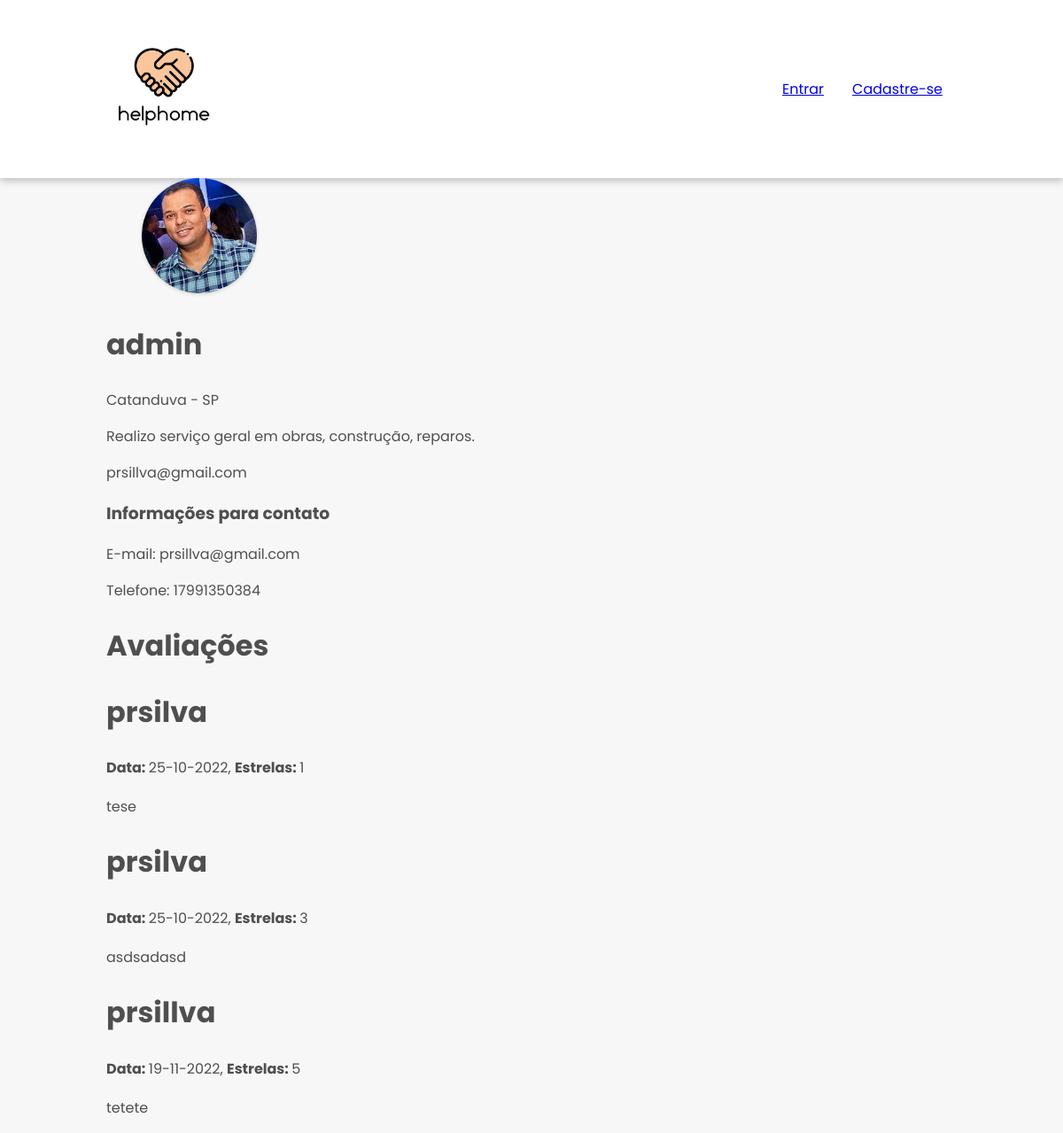
The app's page /profile/1 with its own data.
### core/models.py (models this page shows, shortened)
class Profile(models.Model):
    STATES = (('AC', 'Acre'), ('AL', 'Alagoas'), ('AP', 'Amapá'), ('AM', 'Amazonas'), ('BA', 'Bahia'),
              ('CE', 'Ceará'), ('ES', 'Espírito Santo'), ('GO', 'Goiás'), ('MA', 'Maranhão'),
              ('MT', 'Mato Grosso'), ('MS', 'Mato Grosso do Sul'), ('MG', 'Minas Gerais'),
              ('PA', 'Pará'), ('PB', 'Paraíba'), ('PR', 'Paraná'), ('PE', 'Pernambuco'), ('PI', 'Piauí'),
              ('RJ', 'Rio de Janeiro'), ('RN', 'Rio Grande do Norte'), ('RS', 'Rio Grande do Sul'),
              ('RO', 'Rondônia'), ('RR', 'Roraima'), ('SC', 'Santa Catarina'), ('SP', 'São Paulo'),
              ('SE', 'Sergipe'), ('TO', 'Tocantins'), ('DF', 'Distrito Federal'),
              )
    GENDER = (
        ('M', 'Masculino'),
        ('F', 'Feminino'),
        ('O', 'Outro'),
    )
    user = models.OneToOneField(User, on_delete=models.CASCADE, verbose_name='Usuário', related_name='profile')
    picture = models.ImageField(verbose_name='Foto', null=True, blank=True, default='profile_pics/default.png',
                                upload_to='profile_pics')
    birth_date = models.DateField(verbose_name='Data de nascimento', blank=True, null=True)
    gender = models.CharField(max_length=1, choices=GENDER, verbose_name='Gênero', blank=True, null=True)
    services = models.ManyToManyField(Service, verbose_name='Serviço', blank=True, related_name='profile')
    profile_description = models.TextField(max_length=500, verbose_name='Descrição', blank=True, null=True)
    social_number = models.CharField(max_length=11, verbose_name='CPF', unique=True, blank=True, null=True)
    phone_number = models.CharField(max_length=11, verbose_name='Telephone', blank=True, null=True)
    zip_code = models.CharField(max_length=8, verbose_name='CEP', blank=True, null=True)
    street = models.CharField(max_length=100, verbose_name='logradouro', blank=True, null=True)
    number = models.CharField(max_length=8, verbose_name='Número', blank=True, null=True)
    complement = models.CharField(max_length=100, verbose_name='Complemento', blank=True, null=True)
    district = models.CharField(max_length=100, verbose_name='Bairro', blank=True, null=True)
    city = models.CharField(max_length=50, verbose_name='Cidade', blank=True, null=False)
    state = models.CharField(max_length=2, choices=STATES, verbose_name='Estado', blank=True, null=True)
    created = models.DateTimeField(auto_now_add=True, verbose_name='Criado em')
    modified = models.DateTimeField(auto_now=True, verbose_name='Modificado em')
    class Meta:
        verbose_name = 'Perfil'
        verbose_name_plural = 'Perfis'
        ordering = ['created']

class Review(models.Model):
    RATING_VALUES = (
        (1, '1'),
        (2, '2'),
        (3, '3'),
        (4, '4'),
        (5, '5')
    )
    profile = models.ForeignKey(Profile, on_delete=models.CASCADE, verbose_name='Perfil', related_name='reviews')
    user = models.ForeignKey(User, on_delete=models.CASCADE, related_name='reviews')
    title = models.CharField(max_length=60, verbose_name='Título', blank=True, null=True)
    comment = models.TextField(max_length=250, verbose_name='Comentário', blank=True, null=True)
    stars = models.IntegerField(choices=RATING_VALUES, verbose_name='Nota')
    created = models.DateTimeField(auto_now_add=True, verbose_name='Criado em')
    modified = models.DateTimeField(auto_now=True, verbose_name='Modificado em')
    class Meta:
        verbose_name = 'Avaliação'
        verbose_name_plural = 'Avaliações'
        ordering = ['created']

### core/views.py (the view)
# urls.py: path('profile/<int:pk>', ProfileDetailView.as_view(), name='profile_detail'),
class ProfileDetailView(DetailView):
    model = Profile
    template_name = 'core/profile_detail.html'

### templates/core/profile_detail.html (shortened to what this page needs)
{% extends "base.html" %}
{% load account socialaccount %}
{% block content%}
<div class="details">
    <img src="{{ profile.picture.url }}">
<h2>{{ profile.user }}</h2>
<div class="local">
    <p>{{ profile.city }} - {{ profile.state }}</p>
</div>
<p>{{ profile.profile_description }}</p>
<p>{{ profile.user.email }}</p>
<h3>Informações para contato</h3>
<p>E-mail: {{ profile.user.email }}</p>
<p>Telefone: {{profile.phone_number}}<p>
</div>
<h2 class="subtitle">Avaliações</h2>
        <div class="reviews-wrapper">
            {% for review in profile.reviews.all %}
                <div class="notification space-below">
                    <h2>{{review.user.username}}</h2>
                    <p>
                        <strong>Data: </strong>{{ review.created|date:"d-m-Y" }},
                        <strong>Estrelas: </strong>{{ review.stars }}
                    </p>
                    <p>{{ review.comment }}</p>
                </div>
            {% empty %}
                <div class="notification space-below">
                    Sem avaliações...
                </div>
            {% endfor %}
        </div>
{%endblock%}

### static/css/main.css (style rules this page uses)
:root { font-size: 16px; font-family: 'Poppins', sans-serif; }
* { box-sizing: border-box; }
body { background-color: #f7f7f7; box-sizing: border-box; padding: 0; margin: 0; color: rgba(41, 41, 41, 0.82); }
h2 { font-size: 2rem; }
img { object-fit: cover; width: 130px; height: 130px; border-radius: 50%; margin-left: 2.5rem; box-shadow: rgba(0, 0, 0, 0.16) 0px 1px 4px; }

### records on screen
Profile: picture (picture), user "admin", city "Catanduva", state "SP", profile_description "Realizo serviço geral em obras, construção, reparos.", user.email "prsillva@gmail.com", phone_number "17991350384"
Review: user.username "prsilva", created "25-10-2022", stars "1", comment "tese"
Review: user.username "prsilva", created "25-10-2022", stars "3", comment "asdsadasd"
Review: user.username "prsillva", created "19-11-2022", stars "5", comment "tetete"
